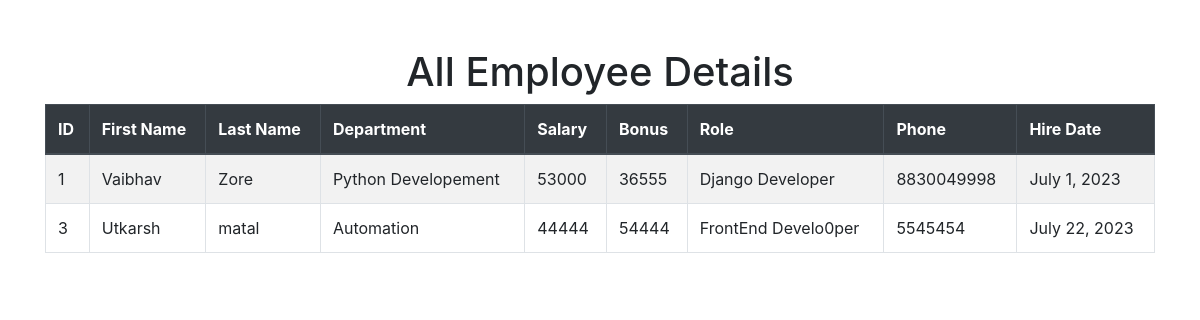
The page /all_emp on the database as committed earlier.
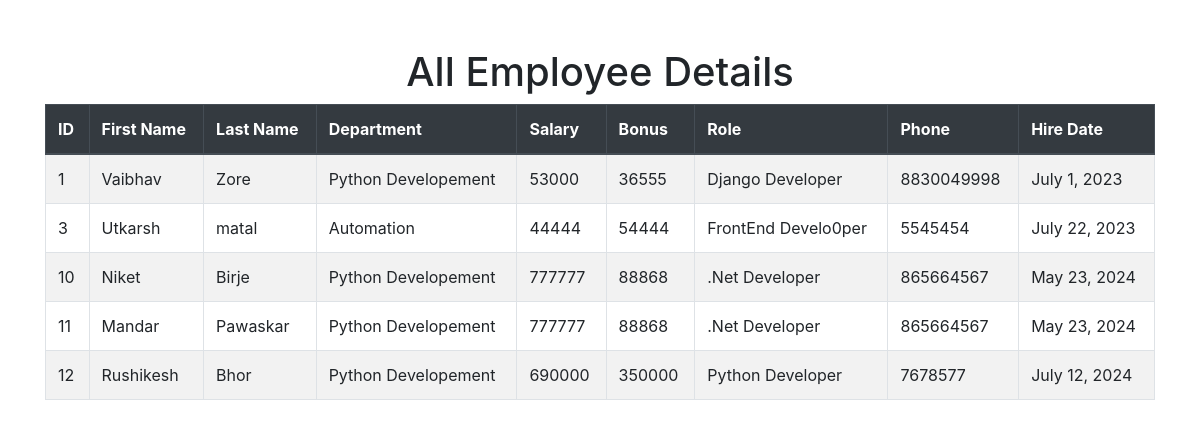
The same page on the database as committed later.
### emp_app/models.py (models this page shows)
class Employee(models.Model):
    first_name = models.CharField(max_length=100, null=False)
    last_name = models.CharField(max_length=100)
    dept = models.ForeignKey(Department, on_delete=models.CASCADE)
    salary = models.IntegerField(default=0)
    bonus = models.IntegerField(default=0)
    role = models.ForeignKey(Role, on_delete=models.CASCADE)
    phone = models.IntegerField(default=0)
    hire_date = models.DateField()
    def __str__(self):
        return self.first_name

class Department(models.Model):
    name = models.CharField(max_length=100, null=False)
    location = models.CharField(max_length=100)
    def __str__(self):
        return self.name

class Role(models.Model):
    name = models.CharField(max_length=100, null=False)
    def __str__(self):
        return self.name

### emp_app/views.py (the view)
# urls.py: path("all_emp", views.all_emp, name="all_emp"),
def all_emp(request):
    emps = Employee.objects.all()
    context = {
        "emps":emps
    }
    print(context)
    return render(request,'view_all_emp.html',context)

### emp_app/templates/view_all_emp.html (shortened to what this page needs)
<!doctype html>
<html lang="en">
  <head>
{% load static %}
    <link href="https://stackpath.bootstrapcdn.com/bootstrap/4.5.2/css/bootstrap.min.css" rel="stylesheet">
  </head>
  <body>
    <div class="container my-5">
        <h1 class="text-center">All Employee Details </h1>
  <div class="table-responsive">
    <table class="table table-striped table-hover table-bordered">
      <thead class="thead-dark">
        <tr>
          <th scope="col">ID</th>
          <th scope="col">First Name</th>
          <th scope="col">Last Name</th>
          <th scope="col">Department</th>
          <th scope="col">Salary</th>
          <th scope="col">Bonus</th>
          <th scope="col">Role</th>
          <th scope="col">Phone</th>
          <th scope="col">Hire Date</th>
        </tr>
      </thead>
      <tbody>
        {% for emp in emps %}
          <tr>
            <td>{{ emp.id }}</td>
            <td>{{ emp.first_name }}</td>
            <td>{{ emp.last_name }}</td>
            <td>{{ emp.dept }}</td>
            <td>{{ emp.salary }}</td>
            <td>{{ emp.bonus }}</td>
            <td>{{ emp.role }}</td>
            <td>{{ emp.phone }}</td>
            <td>{{ emp.hire_date }}</td>
          </tr>
        {% endfor %}
      </tbody>
    </table>
  </div>
</div>
  </body>
</html>

Rows that differ between the two databases and show on the page:
added Employee: id "10", first_name "Niket", last_name "Birje", dept "Python Developement", salary "777777", bonus "88868", role ".Net Developer", phone "865664567", hire_date "May 23, 2024"
added Employee: id "11", first_name "Mandar", last_name "Pawaskar", dept "Python Developement", salary "777777", bonus "88868", role ".Net Developer", phone "865664567", hire_date "May 23, 2024"
added Employee: id "12", first_name "Rushikesh", last_name "Bhor", dept "Python Developement", salary "690000", bonus "350000", role "Python Developer", phone "7678577", hire_date "July 12, 2024"
